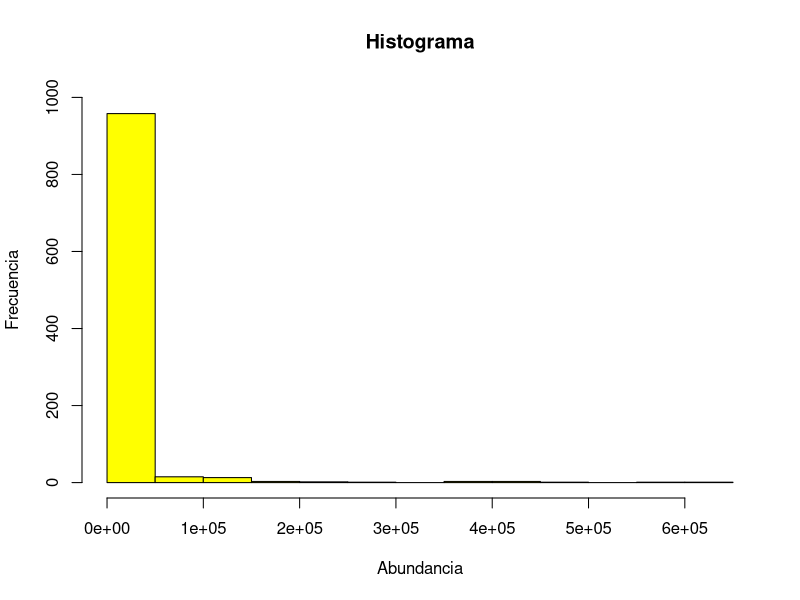
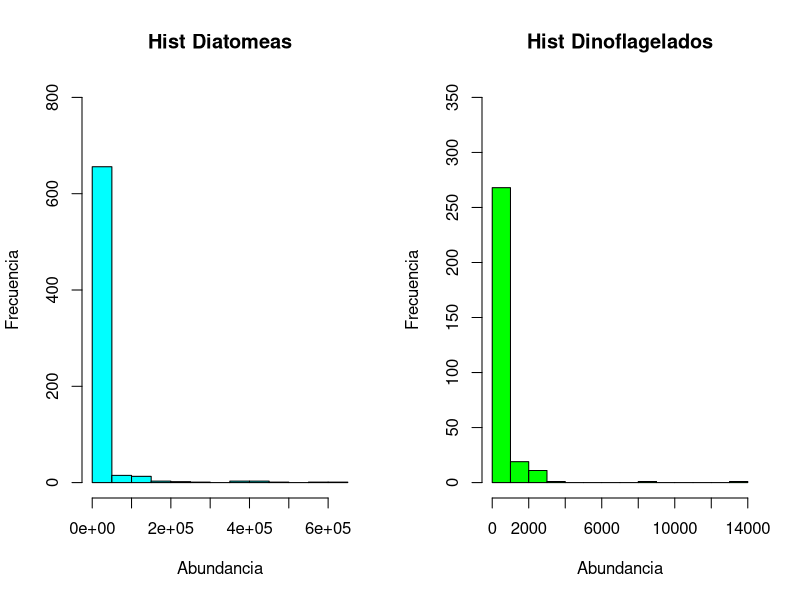
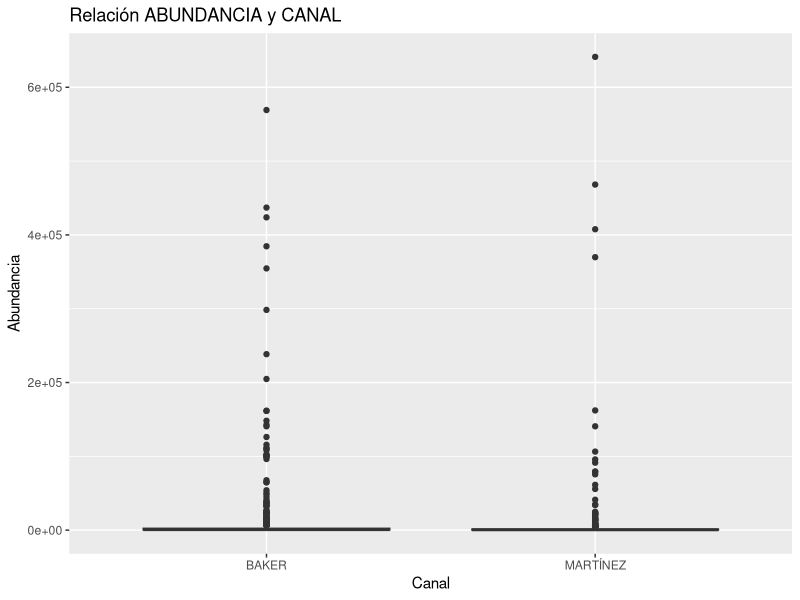
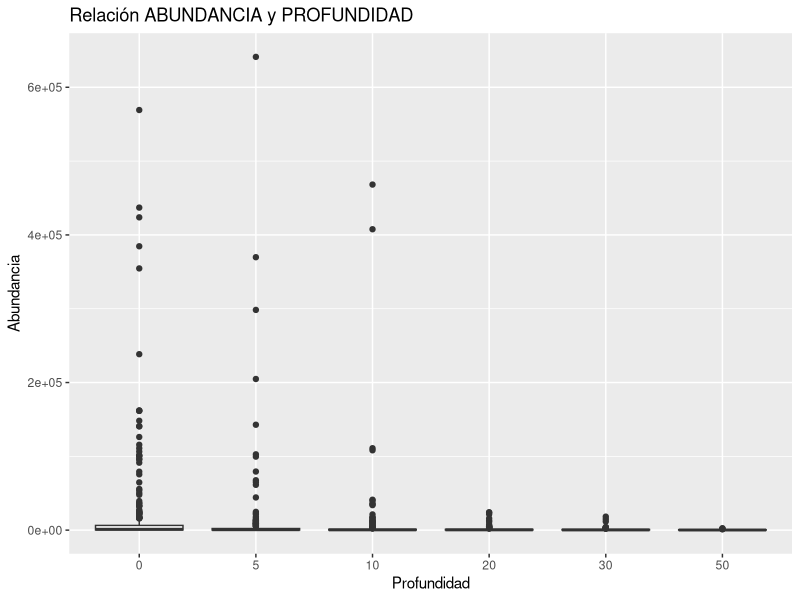
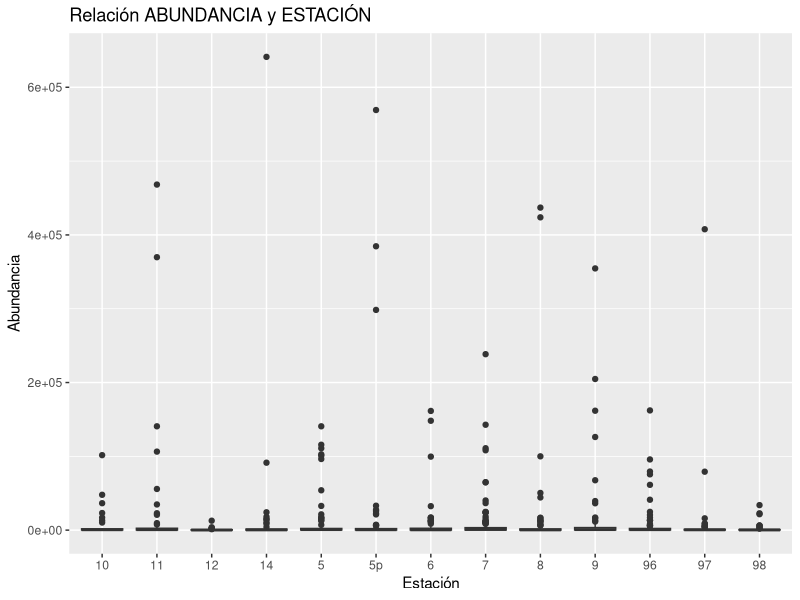
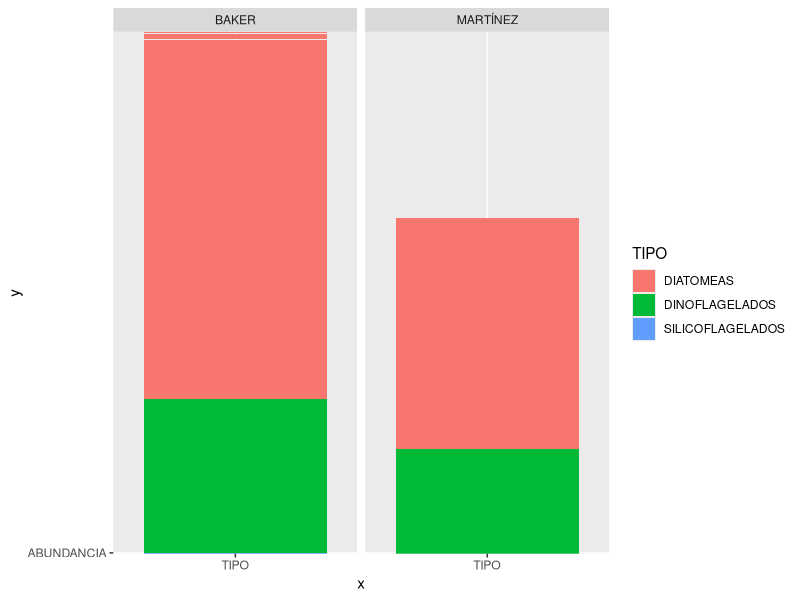

Write R code to recreate these figures, in order.
## ---- chunk 1
knitr::opts_chunk$set(echo = FALSE)
#Cargar las librerías asociadas al trabajo de los datos
library(readxl)
library(graphics)
library(psych)
library(stats)
library(dplyr)
library(tidyr)
library(ggplot2)
## ---- chunk 2
#Montando la base de datos necesaria para realizar el análisis exploratorio
dat <- read_excel("BD_FITO_DIATOMEAS.xlsx")
#Debido a que al parecer es un real problema tener muchas observaciones en 0, cosa que para usar PRIMER si era muy útil, procederé a borrar aquellos registros que tengan abundancia ">0"
df2<-subset(dat, ABUNDANCIA!="0")
df2
## ---- chunk 3
#Haciendo las respectivas transformaciones a factor
df2$CANAL <- as.factor(df2$CANAL)
df2$ESTACIÓN <- as.factor(df2$ESTACIÓN)
df2$ESPECIE <- as.factor(df2$ESPECIE)
df2$PROFUNDIDAD <- as.factor(df2$PROFUNDIDAD)
df2$TIPO <- as.factor(df2$TIPO)
## ---- chunk 4
summary(df2)
head(df2)
str(df2)
## ---- chunk 5
#Averiguar si los datos se encuentran balanceados, y si cuentan con .
table(df2$ABUNDANCIA)
## ---- chunk 6
hist(df2$ABUNDANCIA, main= "Histograma", xlab= "Abundancia", ylab= "Frecuencia", ylim= c(0,1000),col="yellow")
## ---- chunk 7
#Aquí realizo un histograma
Diatomeas <- df2 %>% filter(TIPO=="DIATOMEAS")
Dinoflagelados <- df2 %>% filter(TIPO=="DINOFLAGELADOS")
par(mfrow = c(1,2))
hist(Diatomeas$ABUNDANCIA, main= "Hist Diatomeas", xlab= "Abundancia", ylab = "Frecuencia", ylim= c(0,800),col="cyan")
hist(Dinoflagelados$ABUNDANCIA, main= "Hist Dinoflagelados", xlab= "Abundancia", ylab= "Frecuencia", ylim= c(0,350),col="green")
## ---- chunk 8
df2%>% 
  ggplot(aes(x=CANAL,y=ABUNDANCIA))+
      geom_boxplot()+
     theme(legend.position="none")+
     labs(x="Canal",y="Abundancia",title="Relación ABUNDANCIA y CANAL")

df2%>% 
  ggplot(aes(x=PROFUNDIDAD,y=ABUNDANCIA))+
      geom_boxplot()+
     theme(legend.position="none")+
     labs(x="Profundidad",y="Abundancia",title="Relación ABUNDANCIA y PROFUNDIDAD")

df2%>% 
  ggplot(aes(x=ESTACIÓN,y=ABUNDANCIA))+
      geom_boxplot()+
     theme(legend.position="none")+
     labs(x="Estación",y="Abundancia",title="Relación ABUNDANCIA y ESTACIÓN")
## ---- chunk 9
#ABUNDANCIA + CANAL
ggplot(df2, aes(x= 'TIPO', y= 'ABUNDANCIA', fill=TIPO))+
geom_col()+facet_wrap(~ CANAL)
## ---- chunk 10
#Acá, me gustaría poder sacar tablas de cada grupo
T_abu_DIATO <- df2 %>% filter(TIPO=="DIATOMEAS") %>% summarise(mean = mean(ABUNDANCIA), sd = sd(ABUNDANCIA), max(ABUNDANCIA), min (ABUNDANCIA))

knitr::kable(T_abu_DIATO, caption = "Tabla 1. Resumen de la abundancia de diatomeas")

T_abu_DINO <- df2 %>% filter(TIPO=="DINOFLAGELADOS") %>% summarise(mean = mean(ABUNDANCIA), sd = sd(ABUNDANCIA), max(ABUNDANCIA), min (ABUNDANCIA))

knitr::kable(T_abu_DINO, caption = "Tabla 2. Resumen de la abundancia de dinoflagelados")
## ---- chunk 11
Tabla_abu <- df2 %>% group_by(CANAL,PROFUNDIDAD,TIPO) %>% summarise(mean = mean(ABUNDANCIA), sd = sd(ABUNDANCIA), n=n())

knitr::kable(Tabla_abu, caption = "Tabla 1. Resumen de la abundancia de fitoplancton, por canal y profundidad")
